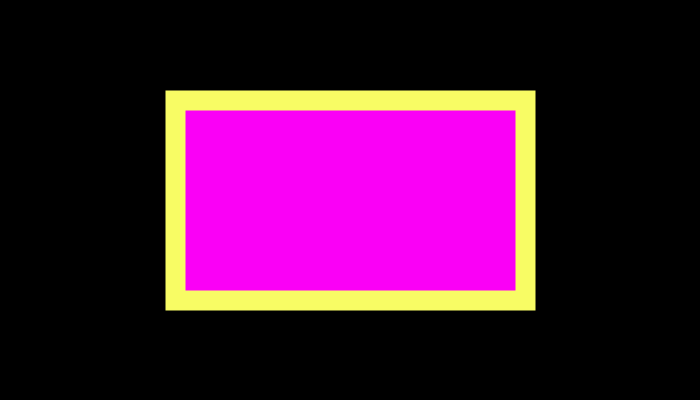
Frame 1 (no input)
Frame 60 (the mouse pressed at the canvas centre just before this capture): identical to frame 1, image omitted
Frame 120 (the mouse held since frame 60 and released just before this capture): identical to frame 1, image omitted

The Processing sketch that drew this single still picture (run headless with seeded random() and noise(); from frame 60 on, the mouse is pressed at the canvas centre):

// Processing sketch: Night_World
// ── Night_World.pde
//Global Variables
int appWidth, appHeight;
float centerX, centerY, xStart, yStart, widthRect, heightRect;
color blackNightMode=#000000, yellow=#F8FC64, purple=#FA00F6, white=#FFFFFF; //Hexidecimal
float thin, normal, thick;
Boolean grayScale=false, backgroundColour=false;
//
void setup() {
  //Declaring Display Geometry: landscape, square, portrait
  size(700, 400); //Able to deploy with fullScreen();
  //fullScreen();
  appWidth = width;
  appHeight = height;
  //Concatenation: , or + (i.e space)
  println("\t\t\tWidth="+width, "\tHeight="+height);
  println("Display Monitor:", "\twidth:"+displayWidth, "\theight:"+displayHeight);
  //
  String ls="Landscape or Square", p="portrait", DO="Display Orientation", instruct="Bru, turn your phun";
  //
  if ( appWidth < appHeight ) { //Declaring Landscape & square
    println(instruct);
  } else {
    println("Display: Good to Go");
    if ( appWidth > displayWidth ) { //Fitting CANVAS into Monitor Display
      appWidth=0;
      appHeight=0;
      println("STOP, is broken");
    } else {
      //Empty ELSE
    }
  }
  //Population
  centerX = appWidth * 1/2;
  centerY = height * 1/2;
  xStart = centerX - ( appWidth * 1/4 );
  yStart  = centerY - ( height * 1/4 );
  widthRect = appWidth * 1/2;
  heightRect = height * 1/2;
  thin = appWidth / appWidth; //1
  normal = appWidth * 1/70;
  thick = appWidth * 1/35;
} //End setup
//
void draw() {
  // New Background Function "covers" old gray scale background()
  // Night Mode means background cannot have blue // change randome for night mode, hard code "0"
  if ( grayScale == true ) background(100); //Gray Scale (0-255) & Blue Issue for night mode
  //
  //Casting Reminder
  if ( backgroundColour == true ) background( color( random(0 , 255), random(0 , 255), random(0 , 255) ) ); // Colour without blue
  //
  background( blackNightMode );
  strokeWeight( thick );
  stroke( yellow ); 
  fill( purple ); 
  rect(xStart, yStart, widthRect, heightRect);
  fill( white ); //default reset
  stroke( blackNightMode ); //default reset
  strokeWeight(1); //default reset
} //End draw
//
void keyPressed() {
} //End keyPressed
//
void mousePressed() {
} //End mousePressed
//
// End Main Program
